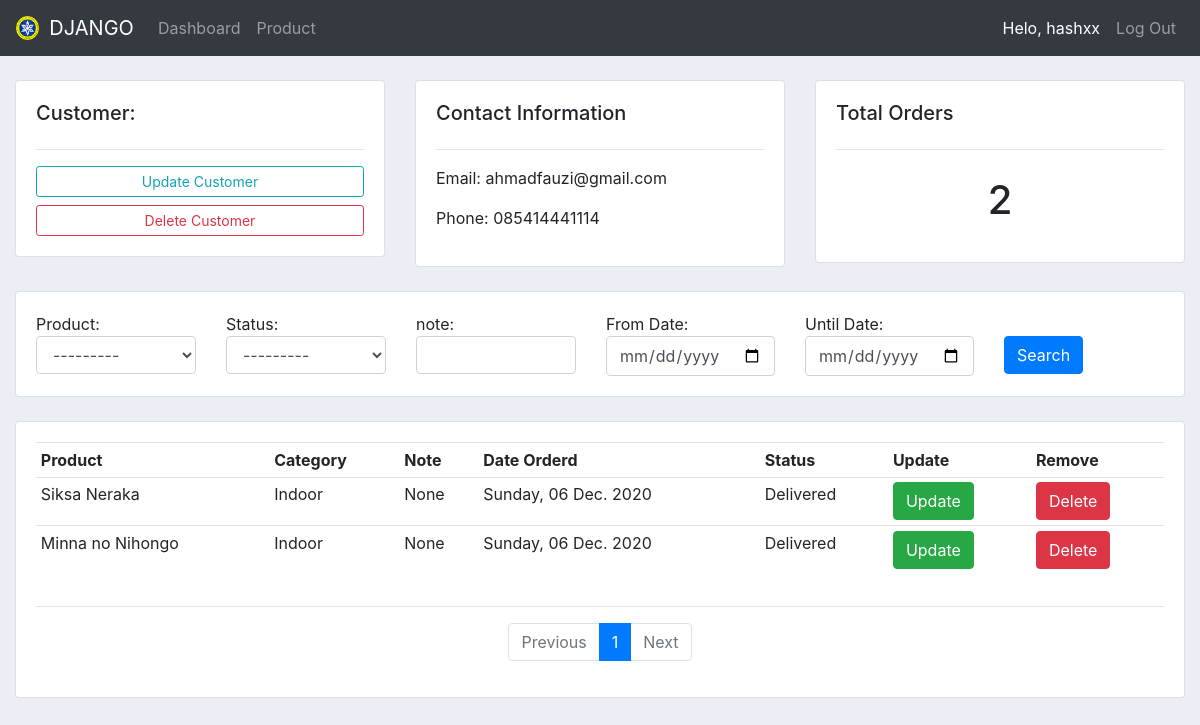
The page /custumer/2 (signed in) on the database as committed earlier.
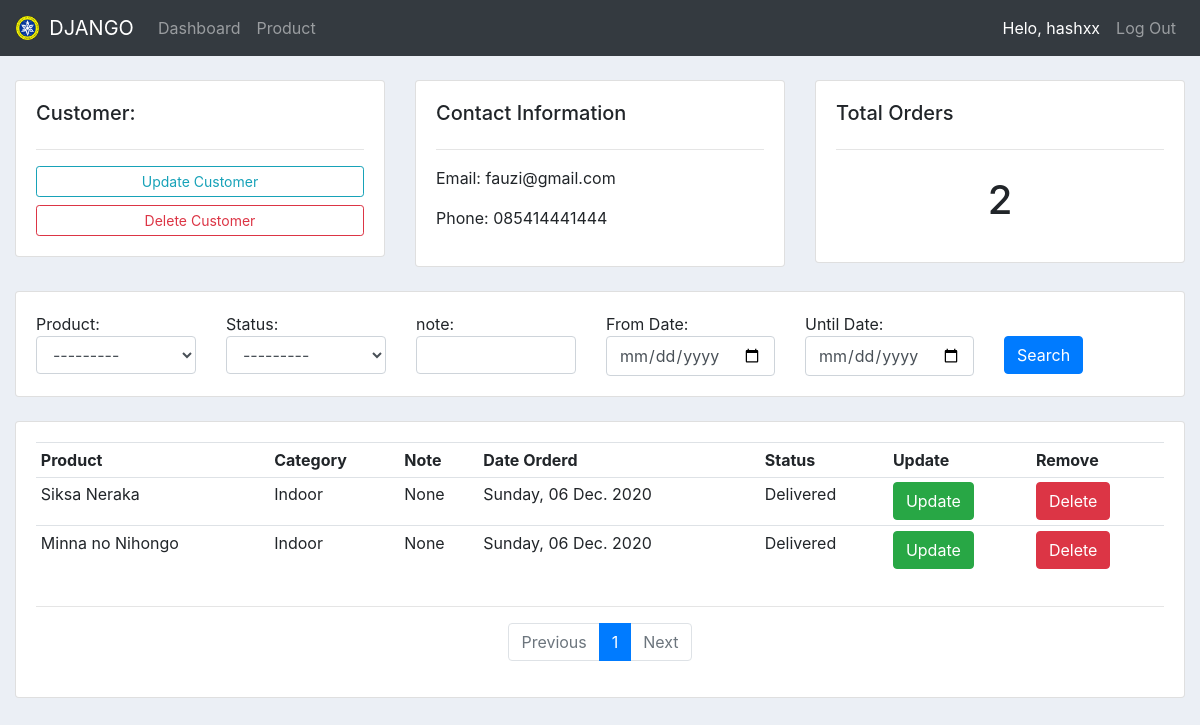
The same page on the database as committed later.
### Asyari/models.py (models this page shows, shortened)
class Custumer(models.Model):
    user = models.OneToOneField(User, null=True, on_delete=models.CASCADE)
    name = models.CharField(max_length=200, blank=True, null=True)
    phone = models.CharField(max_length=200, blank=True, null=True)
    email = models.CharField(max_length=200, blank=True, null=True)
    date_created = models.DateTimeField(auto_now_add=True, null=True)
    profile_pic = models.ImageField(default='no_image.jpg', blank=True, null=True)

### Asyari/decorators.py (the view)
        def perubahan_halaman(request, *args, **kwargs):
            group = None
            if request.user.groups.exists():
                group = request.user.groups.all()[0].name
            if group in yang_diizinkan :
                return fungsi_awal(request, *args, **kwargs)
            else:
                return HttpResponse('<h2><center>Anda Tidak Dijikankan Ke Tampilan ini</center></h2>')

### Asyari/models.py (called while the page is built)
    def __str__(self):
        return self.name

### Asyari/templates/data/custumer.html (shortened to what the changed rows need)
{% extends "data/main.html" %}
{% load widget_tweaks %}
{% block content %}
<br>
<div class="container-fluid">
    <div class="row">
        <div class="col-md-4">
            <div class="card card-body">
                <h5>Contact Information</h5>
                <hr>
                <p>Email: {{ custumer.email }}</p>
                <p>Phone: {{ custumer.phone }} </p>
            </div>
        </div>
        <div class="col-md-4">
            <div class="card card-body">
                <h1 style="text-align: center;padding: 10px">{{ data_total_custumer }}</h1>
            </div>
        </div>
    </div>
    <br>
    <br>
    <div class="row">
        <div class="col-md">
            <div class="card card-body">
                <table class="table table-sm">
                    <tr>
                        <th>Product</th>
                        <th>Category</th>
                        <th>Note</th>
                        <th>Date Orderd</th>
                        <th>Status</th>
                        <th>Update</th>
                        <th>Remove</th>
                    </tr>
                </table>
            </div>
        </div>
    </div>
</div>
{% endblock content %}

Rows that differ between the two databases and show on the page:
changed Custumer: email "ahmadfauzi@gmail.com" → "fauzi@gmail.com"; phone "085414441114" → "085414441444"
